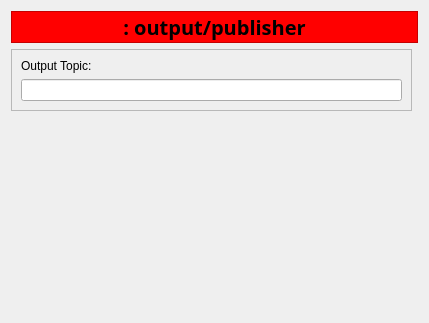
<?xml version="1.0" encoding="UTF-8"?>
<ui version="4.0">
 <class>PublisherWidget</class>
 <widget class="QWidget" name="PublisherWidget">
  <property name="enabled">
   <bool>true</bool>
  </property>
  <property name="geometry">
   <rect>
    <x>0</x>
    <y>0</y>
    <width>429</width>
    <height>323</height>
   </rect>
  </property>
  <layout class="QGridLayout" name="gridLayout">
   <item row="0" column="0" colspan="2">
    <widget class="QLabel" name="Title">
     <property name="sizePolicy">
      <sizepolicy hsizetype="Preferred" vsizetype="Fixed">
       <horstretch>0</horstretch>
       <verstretch>0</verstretch>
      </sizepolicy>
     </property>
     <property name="minimumSize">
      <size>
       <width>0</width>
       <height>32</height>
      </size>
     </property>
     <property name="maximumSize">
      <size>
       <width>16777215</width>
       <height>32</height>
      </size>
     </property>
     <property name="font">
      <font>
       <family>Oxygen-Sans</family>
       <pointsize>15</pointsize>
       <weight>75</weight>
       <bold>true</bold>
      </font>
     </property>
     <property name="styleSheet">
      <string notr="true">background-color: rgb(255, 0, 0);</string>
     </property>
     <property name="frameShape">
      <enum>QFrame::StyledPanel</enum>
     </property>
     <property name="frameShadow">
      <enum>QFrame::Raised</enum>
     </property>
     <property name="lineWidth">
      <number>3</number>
     </property>
     <property name="text">
      <string>: output/publisher</string>
     </property>
     <property name="textFormat">
      <enum>Qt::PlainText</enum>
     </property>
     <property name="scaledContents">
      <bool>false</bool>
     </property>
     <property name="alignment">
      <set>Qt::AlignCenter</set>
     </property>
    </widget>
   </item>
   <item row="1" column="0">
    <widget class="QFrame" name="outF">
     <property name="toolTip">
      <string>Specify output topic to publish into. Note that if you use relative names (as you should), final resolved topic name will be: /stream_manipulator/&lt;this_plugin_name&gt;/&lt;name_you_put_here&gt;</string>
     </property>
     <property name="frameShape">
      <enum>QFrame::StyledPanel</enum>
     </property>
     <property name="frameShadow">
      <enum>QFrame::Raised</enum>
     </property>
     <layout class="QVBoxLayout" name="verticalLayout">
      <item>
       <widget class="QLabel" name="outL">
        <property name="text">
         <string>Output Topic:</string>
        </property>
       </widget>
      </item>
      <item>
       <widget class="QLineEdit" name="outE"/>
      </item>
     </layout>
    </widget>
   </item>
   <item row="2" column="0">
    <spacer name="verticalSpacer">
     <property name="orientation">
      <enum>Qt::Vertical</enum>
     </property>
     <property name="sizeHint" stdset="0">
      <size>
       <width>20</width>
       <height>40</height>
      </size>
     </property>
    </spacer>
   </item>
  </layout>
 </widget>
 <resources>
  <include location="../../resources/resources.qrc"/>
  <include location="../../../../pacman_vision/resources/resources.qrc"/>
 </resources>
 <connections/>
</ui>
